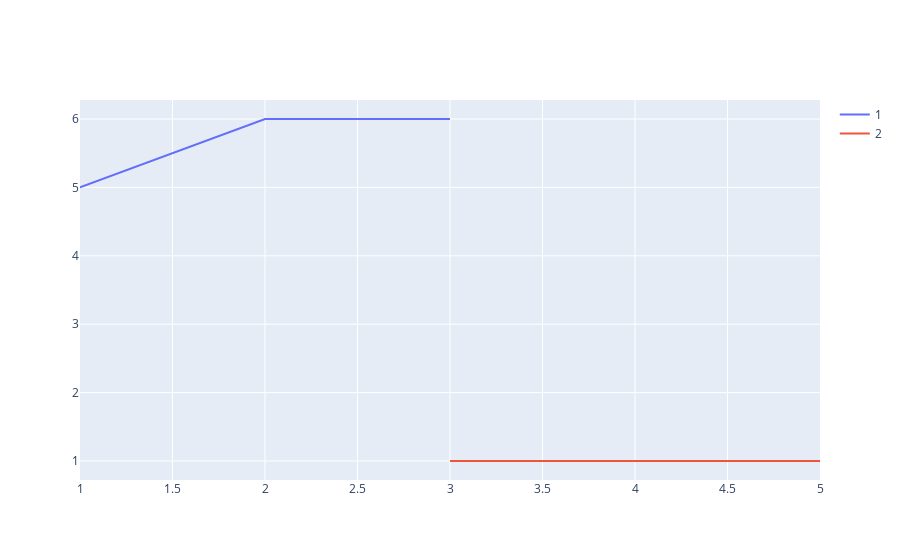

Write notebook code for a chart like this one.
### Code cell
# Combining plots

combine(
    line(x=[1,2,3], y=[5,6,6], mode="lines", name="1"),
    line(x=[3,4,5], y=[1,1,1], mode="lines", name="2")
)

### Figure 1 — Plotly figure (JSON) as saved in the notebook; plotly's stock layout.template omitted (floating-point values rounded to 4 significant figures)
{"data": [{"mode": "lines", "name": "1", "type": "scatter", "x": [1, 2, 3], "xaxis": "x", "y": [5, 6, 6], "yaxis": "y"}, {"mode": "lines", "name": "2", "type": "scatter", "x": [3, 4, 5], "xaxis": "x", "y": [1, 1, 1], "yaxis": "y"}], "layout": {"xaxis": {"anchor": "y", "domain": [0, 1]}, "yaxis": {"anchor": "x", "domain": [0, 1]}}}
